Frame 1 (no input): blank canvas, image omitted
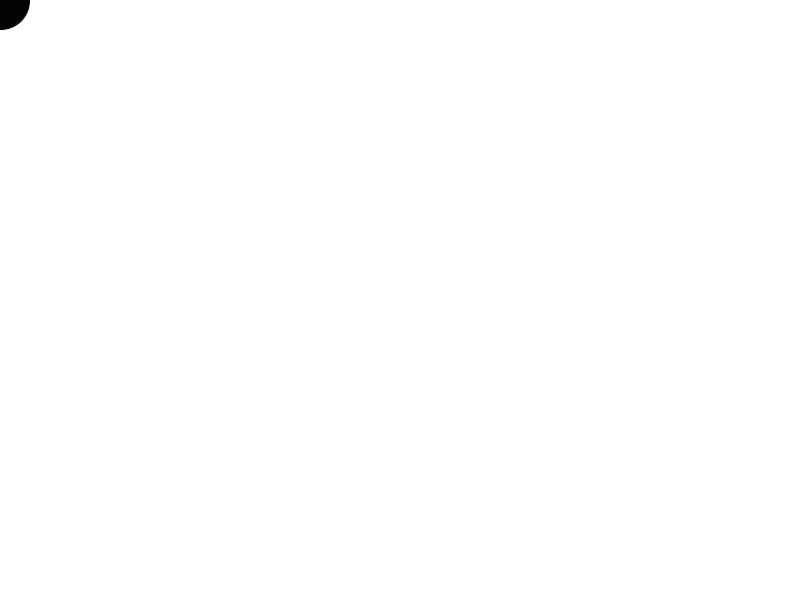
Frame 60 (the mouse pressed at the canvas centre just before this capture)
Frame 120 (the mouse held since frame 60 and released just before this capture): blank canvas, image omitted

The Processing sketch that drew this single still picture (run headless with seeded random() and noise(); from frame 60 on, the mouse is pressed at the canvas centre):

// Processing sketch: sketch_4_4_random_rowth
// ── sketch_4_4_random_rowth.pde
int circleX = 400;
int circleY = 300;
int circleSize = 0;
float growthSpeed = 1;

void setup() {
size(800, 600);
}

void draw() {
  background(255);
  stroke(0);
  fill(3);
  ellipse(mouseX, mouseY, circleSize, circleSize);
  circleSize += growthSpeed;
  println("growth value: " + growthSpeed);
  println("circleSize value: " + circleSize);
}

void mousePressed() {
  growthSpeed *= -1;
}

void keyPressed() {
  growthSpeed = random(-10.0, 10.0); 
  println("growth value after key pressed" + growthSpeed);
}
